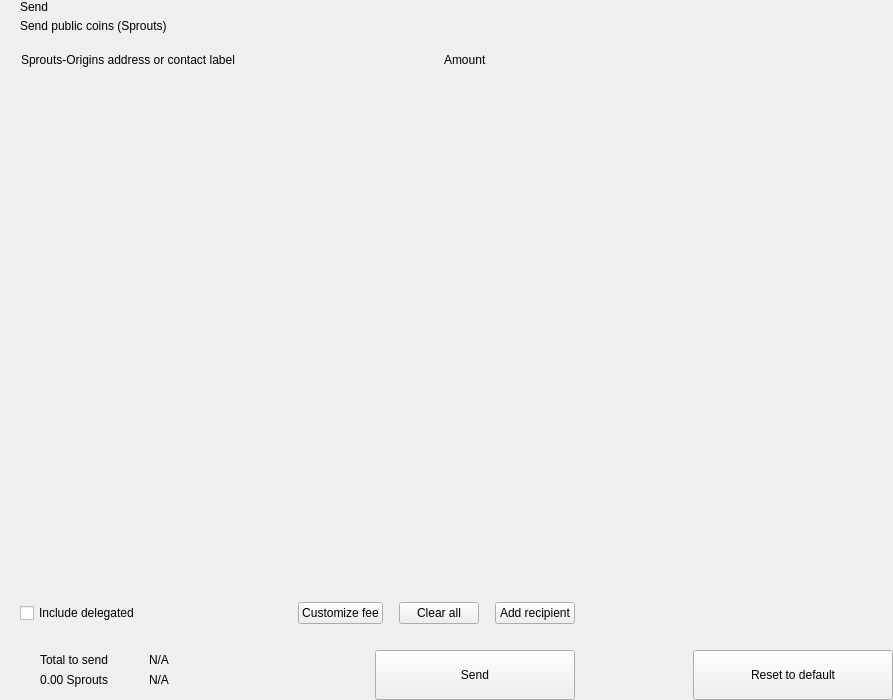
<?xml version="1.0" encoding="UTF-8"?>
<ui version="4.0">
 <class>send</class>
 <widget class="QWidget" name="send">
  <property name="geometry">
   <rect>
    <x>0</x>
    <y>0</y>
    <width>893</width>
    <height>700</height>
   </rect>
  </property>
  <property name="windowTitle">
   <string>Form</string>
  </property>
  <layout class="QHBoxLayout" name="horizontalLayout_2" stretch="2,1">
   <property name="spacing">
    <number>0</number>
   </property>
   <property name="leftMargin">
    <number>0</number>
   </property>
   <property name="topMargin">
    <number>0</number>
   </property>
   <property name="rightMargin">
    <number>0</number>
   </property>
   <property name="bottomMargin">
    <number>0</number>
   </property>
   <item>
    <widget class="QWidget" name="left" native="true">
     <layout class="QVBoxLayout" name="verticalLayout_3">
      <property name="spacing">
       <number>0</number>
      </property>
      <property name="leftMargin">
       <number>0</number>
      </property>
      <property name="topMargin">
       <number>0</number>
      </property>
      <property name="rightMargin">
       <number>0</number>
      </property>
      <property name="bottomMargin">
       <number>0</number>
      </property>
      <item>
       <layout class="QVBoxLayout" name="verticalLayout_22" stretch="0,0,0,1,0,0,0,0">
        <property name="spacing">
         <number>0</number>
        </property>
        <item>
         <layout class="QHBoxLayout" name="horizontalLayout_3">
          <property name="spacing">
           <number>0</number>
          </property>
          <property name="leftMargin">
           <number>20</number>
          </property>
          <property name="rightMargin">
           <number>20</number>
          </property>
          <item>
           <layout class="QVBoxLayout" name="verticalLayout">
            <property name="spacing">
             <number>5</number>
            </property>
            <item>
             <widget class="QLabel" name="labelTitle">
              <property name="text">
               <string>Send</string>
              </property>
              <property name="alignment">
               <set>Qt::AlignLeading|Qt::AlignLeft|Qt::AlignVCenter</set>
              </property>
             </widget>
            </item>
            <item>
             <widget class="QLabel" name="labelSubtitle1">
              <property name="text">
               <string>Send public coins (Sprouts)</string>
              </property>
             </widget>
            </item>
           </layout>
          </item>
          <item>
           <spacer name="horizontalSpacer">
            <property name="orientation">
             <enum>Qt::Horizontal</enum>
            </property>
            <property name="sizeHint" stdset="0">
             <size>
              <width>40</width>
              <height>20</height>
             </size>
            </property>
           </spacer>
          </item>
         </layout>
        </item>
        <item>
         <spacer name="verticalSpacer_2">
          <property name="orientation">
           <enum>Qt::Vertical</enum>
          </property>
          <property name="sizeType">
           <enum>QSizePolicy::Fixed</enum>
          </property>
          <property name="sizeHint" stdset="0">
           <size>
            <width>20</width>
            <height>20</height>
           </size>
          </property>
         </spacer>
        </item>
        <item>
         <layout class="QHBoxLayout" name="horizontalLayout" stretch="6,0,2">
          <property name="spacing">
           <number>0</number>
          </property>
          <property name="leftMargin">
           <number>10</number>
          </property>
          <property name="topMargin">
           <number>0</number>
          </property>
          <property name="rightMargin">
           <number>20</number>
          </property>
          <property name="bottomMargin">
           <number>0</number>
          </property>
          <item>
           <widget class="QLabel" name="labelSubtitleAddress">
            <property name="styleSheet">
             <string notr="true">margin-left:8px;</string>
            </property>
            <property name="text">
             <string>Sprouts-Origins address or contact label</string>
            </property>
           </widget>
          </item>
          <item>
           <spacer name="horizontalSpacer_3">
            <property name="orientation">
             <enum>Qt::Horizontal</enum>
            </property>
            <property name="sizeType">
             <enum>QSizePolicy::Fixed</enum>
            </property>
            <property name="sizeHint" stdset="0">
             <size>
              <width>40</width>
              <height>1</height>
             </size>
            </property>
           </spacer>
          </item>
          <item>
           <widget class="QLabel" name="labelSubtitleAmount">
            <property name="text">
             <string>Amount</string>
            </property>
           </widget>
          </item>
         </layout>
        </item>
        <item>
         <widget class="QScrollArea" name="scrollArea">
          <property name="minimumSize">
           <size>
            <width>0</width>
            <height>350</height>
           </size>
          </property>
          <property name="styleSheet">
           <string notr="true">#scrollArea {
            background:transparent;
            margin-top:10px;
}</string>
          </property>
          <property name="horizontalScrollBarPolicy">
           <enum>Qt::ScrollBarAlwaysOff</enum>
          </property>
          <property name="sizeAdjustPolicy">
           <enum>QAbstractScrollArea::AdjustIgnored</enum>
          </property>
          <property name="widgetResizable">
           <bool>true</bool>
          </property>
          <property name="alignment">
           <set>Qt::AlignLeading|Qt::AlignLeft|Qt::AlignTop</set>
          </property>
          <widget class="QWidget" name="scrollAreaWidgetContents">
           <property name="geometry">
            <rect>
             <x>0</x>
             <y>0</y>
             <width>591</width>
             <height>16</height>
            </rect>
           </property>
           <property name="sizePolicy">
            <sizepolicy hsizetype="Preferred" vsizetype="Maximum">
             <horstretch>0</horstretch>
             <verstretch>0</verstretch>
            </sizepolicy>
           </property>
           <property name="autoFillBackground">
            <bool>false</bool>
           </property>
           <property name="styleSheet">
            <string notr="true">#scrollAreaWidgetContents {
             background:transparent;
             }</string>
           </property>
           <layout class="QVBoxLayout" name="verticalLayout_7">
            <property name="spacing">
             <number>0</number>
            </property>
            <property name="sizeConstraint">
             <enum>QLayout::SetDefaultConstraint</enum>
            </property>
            <property name="leftMargin">
             <number>0</number>
            </property>
            <property name="topMargin">
             <number>0</number>
            </property>
            <property name="rightMargin">
             <number>0</number>
            </property>
            <property name="bottomMargin">
             <number>0</number>
            </property>
           </layout>
          </widget>
         </widget>
        </item>
        <item>
         <spacer name="verticalSpacer_4">
          <property name="orientation">
           <enum>Qt::Vertical</enum>
          </property>
          <property name="sizeType">
           <enum>QSizePolicy::Fixed</enum>
          </property>
          <property name="sizeHint" stdset="0">
           <size>
            <width>20</width>
            <height>20</height>
           </size>
          </property>
         </spacer>
        </item>
        <item>
         <layout class="QHBoxLayout" name="horizontalLayout_20">
          <property name="spacing">
           <number>6</number>
          </property>
          <property name="leftMargin">
           <number>20</number>
          </property>
          <property name="rightMargin">
           <number>20</number>
          </property>
          <item>
           <widget class="QCheckBox" name="checkBoxDelegations">
            <property name="layoutDirection">
             <enum>Qt::LeftToRight</enum>
            </property>
            <property name="text">
             <string>Include delegated</string>
            </property>
           </widget>
          </item>
          <item>
           <spacer name="horizontalSpacer_4">
            <property name="orientation">
             <enum>Qt::Horizontal</enum>
            </property>
            <property name="sizeHint" stdset="0">
             <size>
              <width>10</width>
              <height>20</height>
             </size>
            </property>
           </spacer>
          </item>
          <item>
           <widget class="QPushButton" name="pushButtonFee">
            <property name="focusPolicy">
             <enum>Qt::NoFocus</enum>
            </property>
            <property name="text">
             <string>Customize fee</string>
            </property>
           </widget>
          </item>
          <item>
           <spacer name="horizontalSpacer_11">
            <property name="orientation">
             <enum>Qt::Horizontal</enum>
            </property>
            <property name="sizeType">
             <enum>QSizePolicy::Minimum</enum>
            </property>
            <property name="sizeHint" stdset="0">
             <size>
              <width>10</width>
              <height>20</height>
             </size>
            </property>
           </spacer>
          </item>
          <item>
           <widget class="QPushButton" name="pushButtonClear">
            <property name="focusPolicy">
             <enum>Qt::NoFocus</enum>
            </property>
            <property name="layoutDirection">
             <enum>Qt::RightToLeft</enum>
            </property>
            <property name="text">
             <string>Clear all</string>
            </property>
           </widget>
          </item>
          <item>
           <spacer name="horizontalSpacer_6">
            <property name="orientation">
             <enum>Qt::Horizontal</enum>
            </property>
            <property name="sizeType">
             <enum>QSizePolicy::Fixed</enum>
            </property>
            <property name="sizeHint" stdset="0">
             <size>
              <width>10</width>
              <height>20</height>
             </size>
            </property>
           </spacer>
          </item>
          <item>
           <widget class="QPushButton" name="pushButtonAddRecipient">
            <property name="focusPolicy">
             <enum>Qt::NoFocus</enum>
            </property>
            <property name="text">
             <string>Add recipient</string>
            </property>
           </widget>
          </item>
         </layout>
        </item>
        <item>
         <spacer name="verticalSpacer">
          <property name="orientation">
           <enum>Qt::Vertical</enum>
          </property>
          <property name="sizeType">
           <enum>QSizePolicy::Fixed</enum>
          </property>
          <property name="sizeHint" stdset="0">
           <size>
            <width>20</width>
            <height>16</height>
           </size>
          </property>
         </spacer>
        </item>
        <item>
         <layout class="QHBoxLayout" name="horizontalLayout_7">
          <property name="rightMargin">
           <number>20</number>
          </property>
          <item>
           <layout class="QHBoxLayout" name="horizontalLayout_10">
            <property name="spacing">
             <number>0</number>
            </property>
            <property name="leftMargin">
             <number>8</number>
            </property>
            <item>
             <widget class="QStackedWidget" name="stackedWidget">
              <property name="minimumSize">
               <size>
                <width>0</width>
                <height>60</height>
               </size>
              </property>
              <property name="maximumSize">
               <size>
                <width>16777215</width>
                <height>60</height>
               </size>
              </property>
              <widget class="QWidget" name="page1">
               <layout class="QVBoxLayout" name="verticalLayout_71" stretch="0">
                <property name="spacing">
                 <number>6</number>
                </property>
                <property name="leftMargin">
                 <number>12</number>
                </property>
                <property name="topMargin">
                 <number>0</number>
                </property>
                <property name="rightMargin">
                 <number>0</number>
                </property>
                <property name="bottomMargin">
                 <number>0</number>
                </property>
                <item>
                 <widget class="QWidget" name="coinWidget" native="true">
                  <property name="minimumSize">
                   <size>
                    <width>0</width>
                    <height>60</height>
                   </size>
                  </property>
                  <property name="maximumSize">
                   <size>
                    <width>16777215</width>
                    <height>60</height>
                   </size>
                  </property>
                  <layout class="QHBoxLayout" name="horizontalLayout_9">
                   <property name="spacing">
                    <number>0</number>
                   </property>
                   <property name="leftMargin">
                    <number>20</number>
                   </property>
                   <property name="topMargin">
                    <number>10</number>
                   </property>
                   <property name="rightMargin">
                    <number>20</number>
                   </property>
                   <property name="bottomMargin">
                    <number>10</number>
                   </property>
                   <item>
                    <layout class="QVBoxLayout" name="verticalSend">
                     <property name="spacing">
                      <number>0</number>
                     </property>
                     <item>
                      <widget class="QLabel" name="labelTitleTotalSend">
                       <property name="text">
                        <string>Total to send</string>
                       </property>
                      </widget>
                     </item>
                     <item>
                      <widget class="QLabel" name="labelAmountSend">
                       <property name="text">
                        <string notr="true">0.00 Sprouts</string>
                       </property>
                      </widget>
                     </item>
                    </layout>
                   </item>
                   <item>
                    <spacer name="horizontalSpacer_9">
                     <property name="orientation">
                      <enum>Qt::Horizontal</enum>
                     </property>
                     <property name="sizeType">
                      <enum>QSizePolicy::Fixed</enum>
                     </property>
                     <property name="sizeHint" stdset="0">
                      <size>
                       <width>20</width>
                       <height>20</height>
                      </size>
                     </property>
                    </spacer>
                   </item>
                   <item>
                    <widget class="QLabel" name="labelLine">
                     <property name="minimumSize">
                      <size>
                       <width>1</width>
                       <height>0</height>
                      </size>
                     </property>
                     <property name="maximumSize">
                      <size>
                       <width>1</width>
                       <height>16777215</height>
                      </size>
                     </property>
                     <property name="text">
                      <string/>
                     </property>
                    </widget>
                   </item>
                   <item>
                    <spacer name="horizontalSpacer_10">
                     <property name="orientation">
                      <enum>Qt::Horizontal</enum>
                     </property>
                     <property name="sizeType">
                      <enum>QSizePolicy::Fixed</enum>
                     </property>
                     <property name="sizeHint" stdset="0">
                      <size>
                       <width>20</width>
                       <height>20</height>
                      </size>
                     </property>
                    </spacer>
                   </item>
                   <item>
                    <layout class="QVBoxLayout" name="verticalRemaining">
                     <property name="spacing">
                      <number>0</number>
                     </property>
                     <item>
                      <widget class="QLabel" name="labelTitleTotalRemaining">
                       <property name="text">
                        <string notr="true">N/A</string>
                       </property>
                      </widget>
                     </item>
                     <item>
                      <widget class="QLabel" name="labelAmountRemaining">
                       <property name="text">
                        <string notr="true">N/A</string>
                       </property>
                      </widget>
                     </item>
                    </layout>
                   </item>
                  </layout>
                 </widget>
                </item>
               </layout>
              </widget>
              <widget class="QWidget" name="page_2"/>
             </widget>
            </item>
           </layout>
          </item>
          <item>
           <spacer name="horizontalSpacer_5">
            <property name="orientation">
             <enum>Qt::Horizontal</enum>
            </property>
            <property name="sizeType">
             <enum>QSizePolicy::Expanding</enum>
            </property>
            <property name="sizeHint" stdset="0">
             <size>
              <width>40</width>
              <height>20</height>
             </size>
            </property>
           </spacer>
          </item>
          <item alignment="Qt::AlignBottom">
           <widget class="QPushButton" name="pushButtonSave">
            <property name="minimumSize">
             <size>
              <width>200</width>
              <height>50</height>
             </size>
            </property>
            <property name="maximumSize">
             <size>
              <width>200</width>
              <height>50</height>
             </size>
            </property>
            <property name="focusPolicy">
             <enum>Qt::NoFocus</enum>
            </property>
            <property name="text">
             <string>Send</string>
            </property>
           </widget>
          </item>
         </layout>
        </item>
       </layout>
      </item>
     </layout>
    </widget>
   </item>
   <item>
    <widget class="QWidget" name="right" native="true">
     <layout class="QVBoxLayout" name="verticalLayout_5">
      <property name="leftMargin">
       <number>0</number>
      </property>
      <property name="topMargin">
       <number>0</number>
      </property>
      <property name="rightMargin">
       <number>0</number>
      </property>
      <property name="bottomMargin">
       <number>0</number>
      </property>
      <item>
       <layout class="QVBoxLayout" name="verticalLayout_4">
        <property name="spacing">
         <number>6</number>
        </property>
        <item>
         <widget class="OptionButton" name="btnCoinControl" native="true">
          <property name="minimumSize">
           <size>
            <width>0</width>
            <height>50</height>
           </size>
          </property>
         </widget>
        </item>
        <item>
         <widget class="OptionButton" name="btnChangeAddress" native="true">
          <property name="minimumSize">
           <size>
            <width>0</width>
            <height>50</height>
           </size>
          </property>
         </widget>
        </item>
        <item>
         <widget class="OptionButton" name="btnUri" native="true">
          <property name="minimumSize">
           <size>
            <width>0</width>
            <height>50</height>
           </size>
          </property>
         </widget>
        </item>
        <item>
         <spacer name="verticalSpacer_5">
          <property name="orientation">
           <enum>Qt::Vertical</enum>
          </property>
          <property name="sizeHint" stdset="0">
           <size>
            <width>20</width>
            <height>40</height>
           </size>
          </property>
         </spacer>
        </item>
        <item>
         <layout class="QHBoxLayout" name="horizontalLayout_8">
          <item>
           <spacer name="horizontalSpacer_7">
            <property name="orientation">
             <enum>Qt::Horizontal</enum>
            </property>
            <property name="sizeHint" stdset="0">
             <size>
              <width>40</width>
              <height>20</height>
             </size>
            </property>
           </spacer>
          </item>
          <item>
           <widget class="QPushButton" name="pushButtonReset">
            <property name="minimumSize">
             <size>
              <width>200</width>
              <height>50</height>
             </size>
            </property>
            <property name="maximumSize">
             <size>
              <width>200</width>
              <height>50</height>
             </size>
            </property>
            <property name="focusPolicy">
             <enum>Qt::NoFocus</enum>
            </property>
            <property name="text">
             <string>Reset to default</string>
            </property>
           </widget>
          </item>
         </layout>
        </item>
       </layout>
      </item>
     </layout>
    </widget>
   </item>
  </layout>
 </widget>
 <customwidgets>
  <customwidget>
   <class>OptionButton</class>
   <extends>QWidget</extends>
   <header>qt/pivx/optionbutton.h</header>
   <container>1</container>
  </customwidget>
 </customwidgets>
 <resources/>
 <connections/>
</ui>
